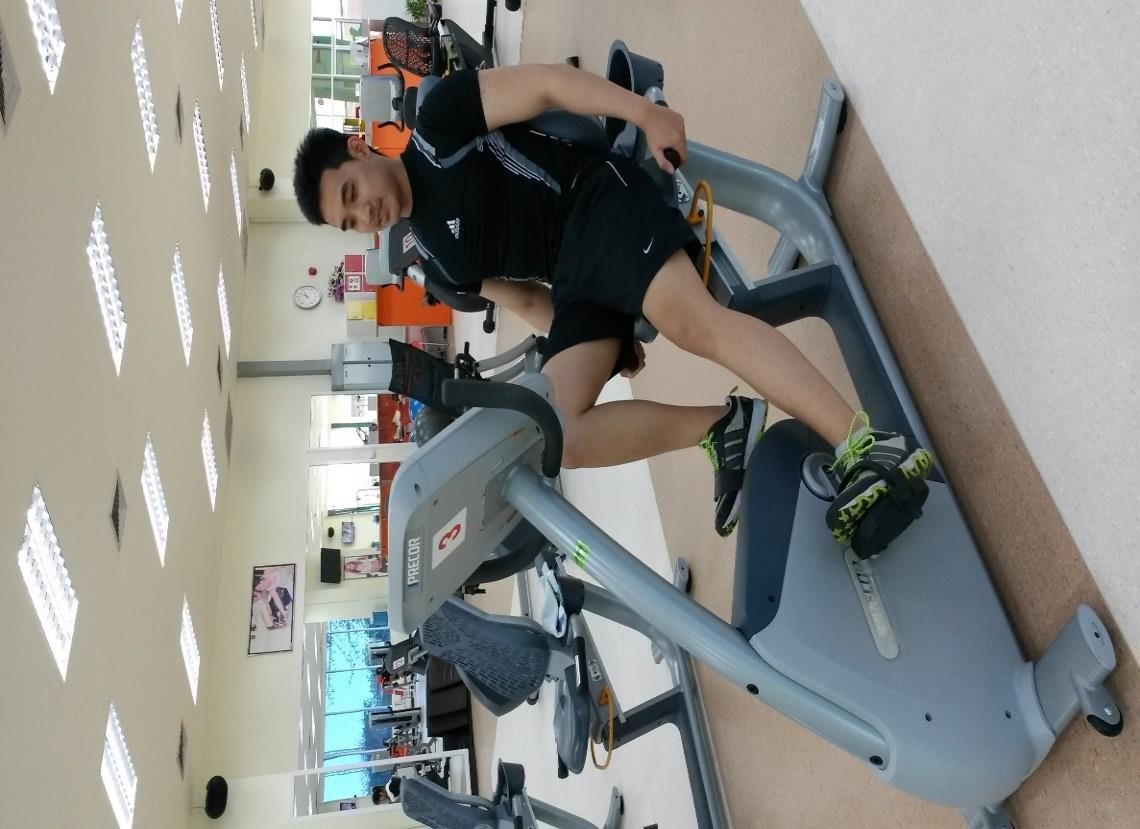
#> input picture data/images/01_bike.jpg, 1140 x 829 px
$ python -i build_line_previews.py   (imports and definitions only)
#> lines starting #> are read from the running program, lines starting #| are printed output that depends on the picture
"""Make faithful, upright LINE card previews without changing manual images.

Most photos extracted from the manual are rotated clockwise on the page.
Wide images usually contain two stages of one exercise; keep both stages in
the preview. The three exceptions below are already upright in the source.
"""

from __future__ import annotations

from pathlib import Path

from PIL import Image, ImageEnhance, ImageFilter, ImageOps


ROOT = Path(__file__).resolve().parent.parent
SOURCE = ROOT / "data" / "images"
DESTINATION = ROOT / "data" / "line_previews"
SIZE = (960, 720)
ALREADY_UPRIGHT = {
    "04_rower.jpg",
    "37_dumbbell_bench_press.jpg",
    "38_dumbbell_flies.jpg",
}
UPRIGHT_PAIR = {"37_dumbbell_bench_press.jpg", "38_dumbbell_flies.jpg"}


def background(image: Image.Image) -> Image.Image:
    filled = ImageOps.fit(image, SIZE, method=Image.Resampling.LANCZOS)
    return ImageEnhance.Brightness(filled.filter(ImageFilter.GaussianBlur(24))).enhance(0.52)


# [46 lines left out: functions paste_contained, preview, main, not called in this run]


# [2 lines not run here, left out]

>>> import cv2
>>> picture = cv2.imread('../data/images/01_bike.jpg', cv2.IMREAD_GRAYSCALE)
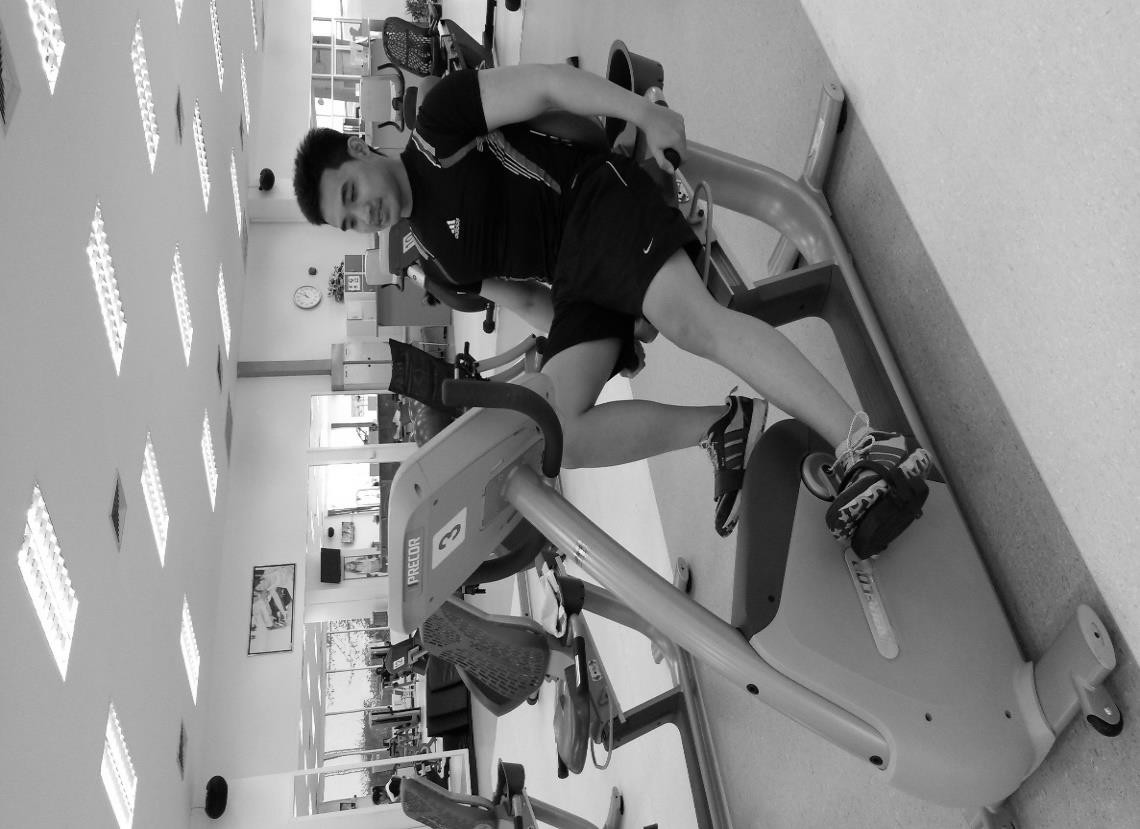
#> picture: shape (829, 1140); min 0, max 255, mean 138.4
#> (the run stopped early here; a loop or call above may not have finished)

$ run again, on data/line_previews/02_treadmill.jpg
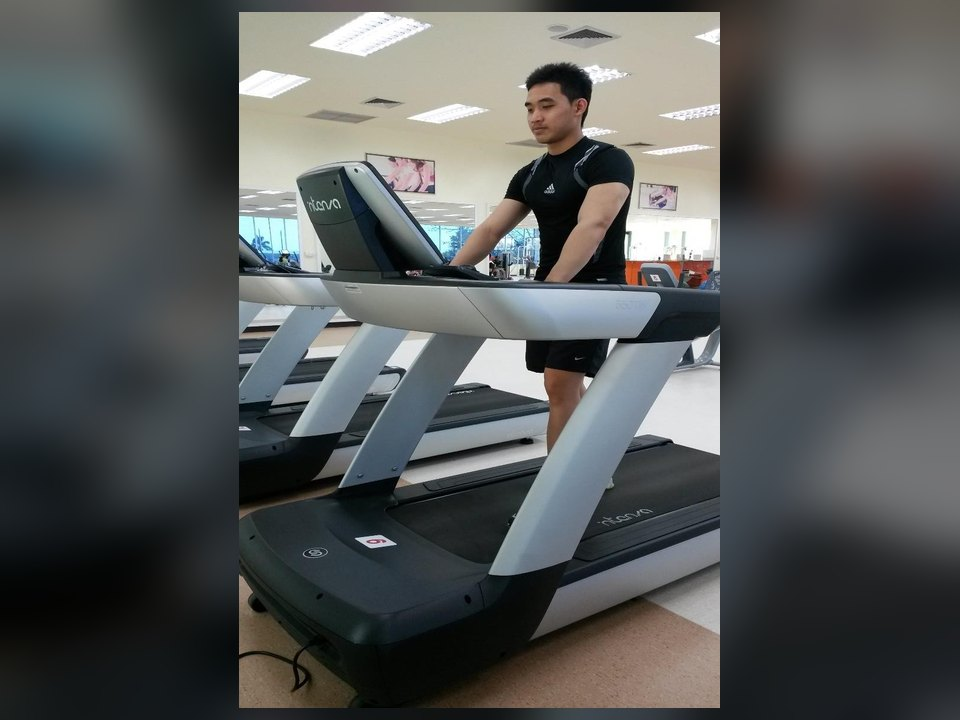
#> input picture data/line_previews/02_treadmill.jpg, 960 x 720 px
#> `picture = cv2.imread('../data/images/01_bike.jpg', cv2.IMREAD_GRAYSCALE)`:
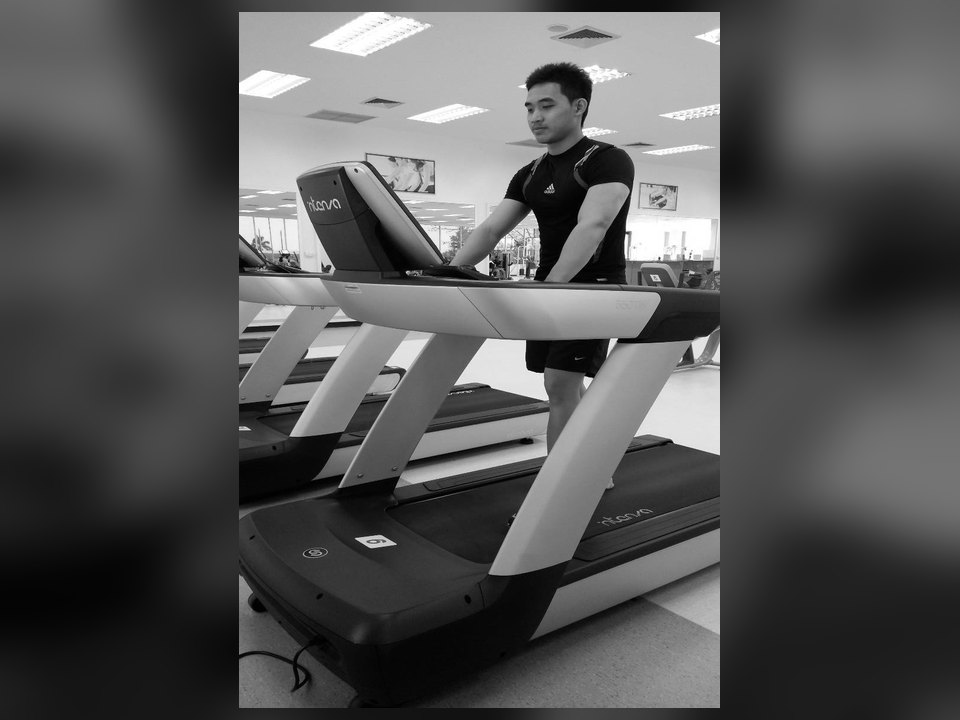
#> picture: shape (720, 960); min 0, max 255, mean 86

$ run again, on data/line_previews/03_elliptical.jpg
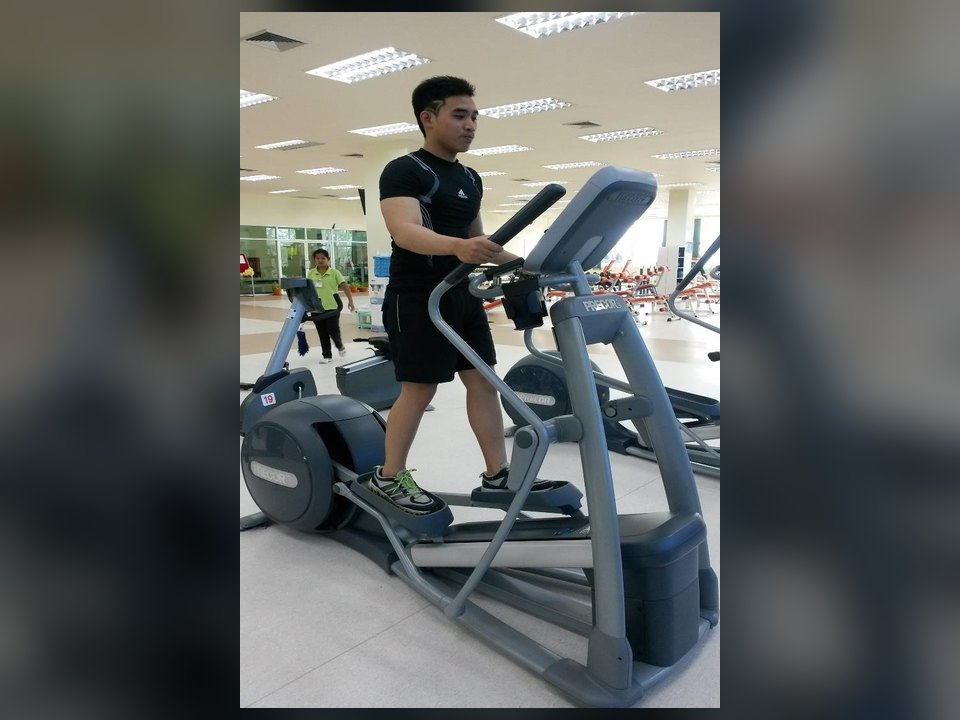
#> input picture data/line_previews/03_elliptical.jpg, 960 x 720 px
#> `picture = cv2.imread('../data/images/01_bike.jpg', cv2.IMREAD_GRAYSCALE)`:
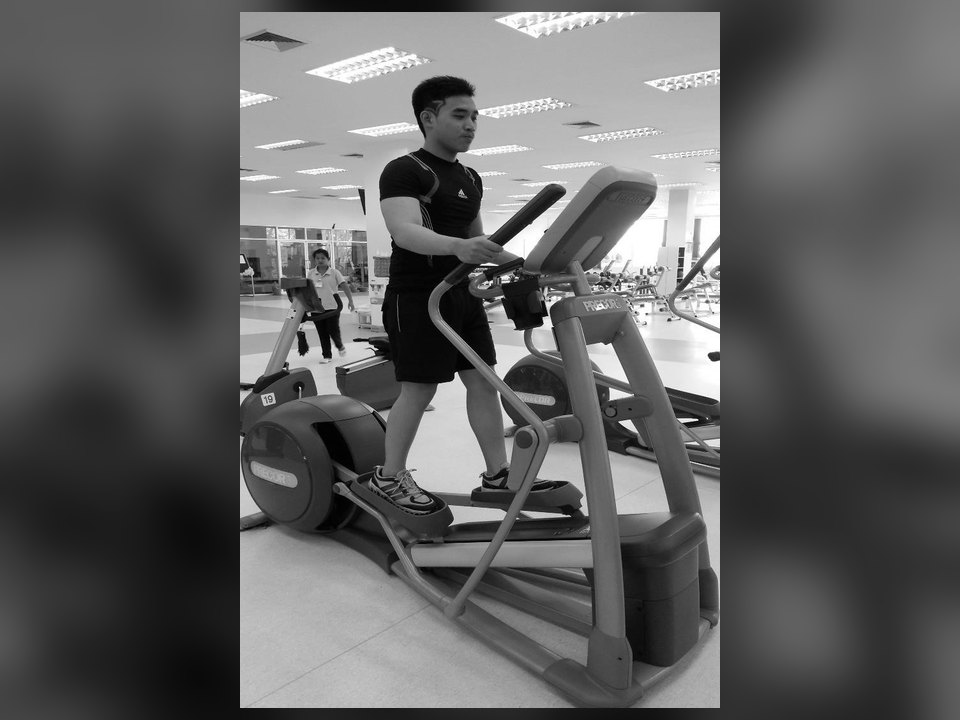
#> picture: shape (720, 960); min 0, max 255, mean 96.9
